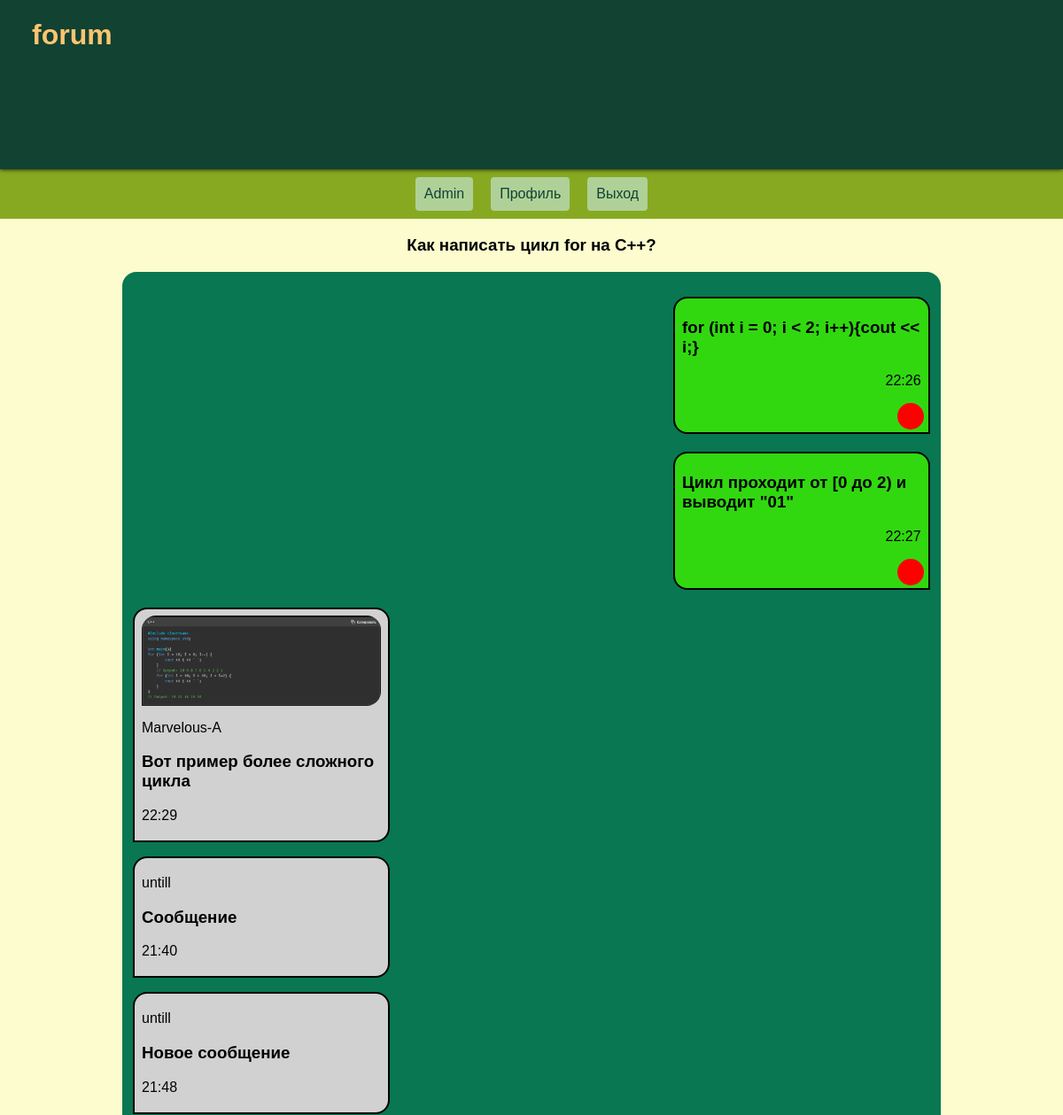
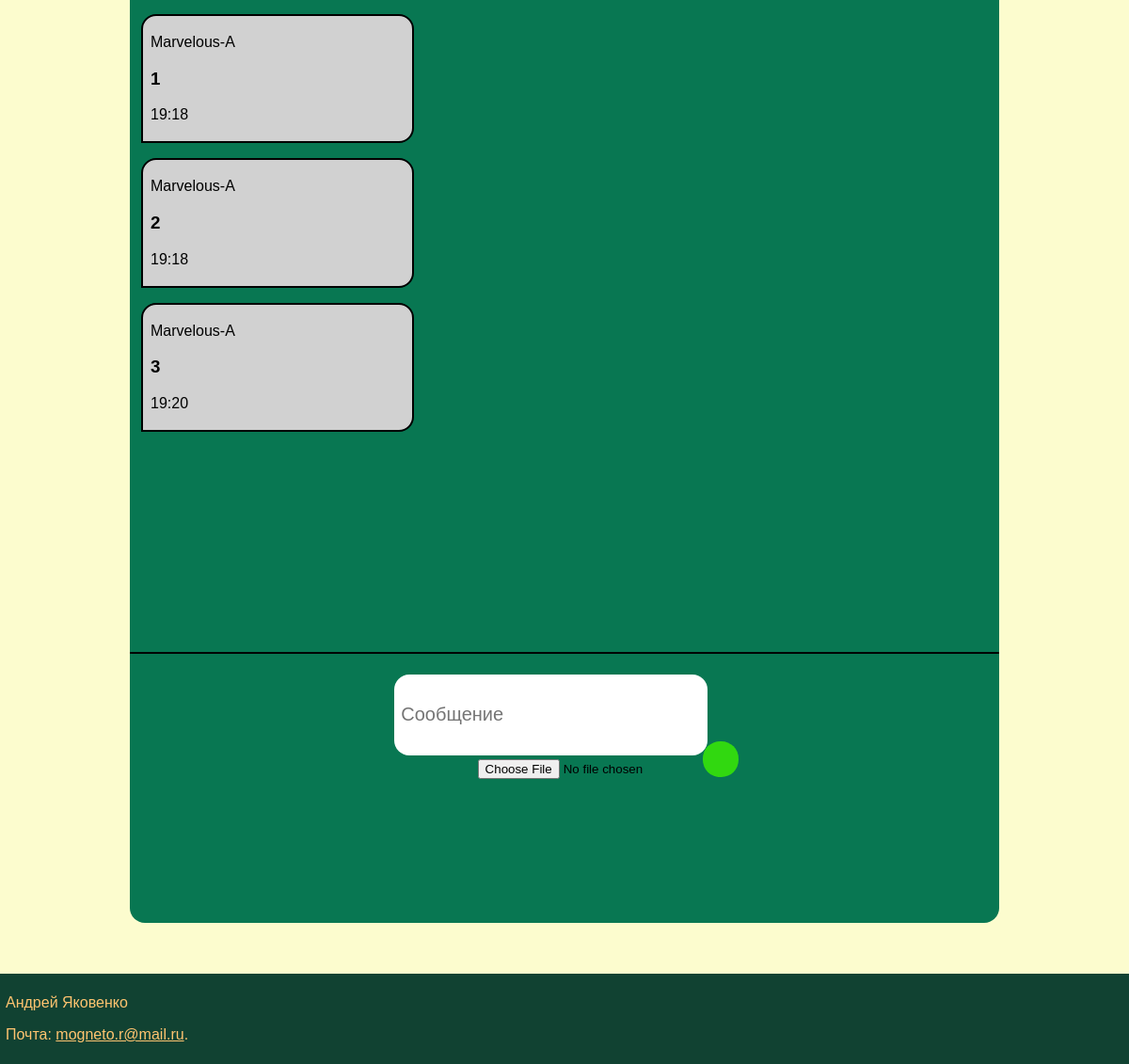
Screenshot of /question_detail/3 (signed in) with the database file from the repository (2 pictures, top to bottom).
### forum/models.py (models this page shows, shortened)
class Chat(models.Model):
    author = models.ForeignKey(User, on_delete=models.CASCADE, blank=True)
    text_question = models.CharField(max_length=70)
    topic = models.ManyToManyField(Topic)

class Message(models.Model):
    author = models.ForeignKey(User, on_delete=models.CASCADE, blank=True)
    text = models.CharField(max_length=500)
    time = models.DateTimeField(auto_now_add=True)
    image = models.ImageField(upload_to='messages/', blank=True)
    question = models.ForeignKey(Chat, on_delete=models.CASCADE, blank=True)

### forum/views.py (the view)
# urls.py: path('question_detail/<int:pk>', views.question_detail, name='question_detail'),
@never_cache
@login_required(login_url='login')
def question_detail(request, pk):
    user = request.user
    question = get_object_or_404(Chat, pk=pk)
    messages = Message.objects.filter(question=question)
    if request.method == 'POST':
        message_form = MessageForm(data=request.POST, files=request.FILES)
        if message_form.is_valid():
            message = message_form.save(commit=False)
            message.author = request.user  # Автоматически устанавливаем автора
            message.question = question         # и тему
            message.save()
            redirect('question_detail', pk=pk)
        else:
            print(message_form.errors)
    else:
        message_form = MessageForm()
    return render(request, 'card/question_detail.html', {'question':question, 'form': message_form, 'messages': messages})

### forum/forms.py
class MessageForm(forms.ModelForm):
    class Meta:
        model = Message
        fields = ('author', 'text', 'image', 'question')

### forum/templates/card/question_detail.html (shortened to what this page needs)
{% extends "card/base.html" %}
{% block content %}
    <div id='topic_head'>
        <h3 id='title_topic'>{{question.text_question}}</h3>
    </div>
    <div id="window">
        {% for message in messages %}
            {% if message.author == user %}
                {% if message.image %}
                    <p>
                        <div class='text_message_user' id="message-{{message.pk}}">
                            <img style="" class='image_message_user' src={{message.image.url}} alt='foto_author'\>
                            <h3>{{message.text}}</h3>
                            <p>{{message.time|date:"H:i"}}</p>
                            <button class='delete_button' onclick="sendDelete({{message.pk}})"></button>
                        </div>
                    </p>
                {% else %}
                    <p>
                        <div class='text_message_user' id="message-{{message.pk}}">
                            <h3>{{message.text}}</h3>
                            <p>{{message.time|date:"H:i"}}</p>
                            <button class='delete_button' onclick="sendDelete({{message.pk}})"></button>
                        </div>
                    </p>
                {% endif %}
            {% else %}
                {% if message.image %}
                    <p>
                        <div class='text_message_interlocutor' id="message-{{message.pk}}">
                            <img class='image_message_interlocutor' src={{message.image.url}} alt='foto_users'\>
                            <p>{{message.author}}</p>
                            <h3>{{message.text}}</h3><p>{{message.time|date:"H:i"}}</p>
                        </div>
                    </p>
                {% else %}
                    <p>
                        <div class='text_message_interlocutor' id="message-{{message.pk}}">
                            <p>{{message.author}}</p>
                            <h3>{{message.text}}</h3><p>{{message.time|date:"H:i"}}</p>
                        </div>
                    </p>
                {% endif %}
            {% endif %}
        {% endfor %}
    </div>
    <div id='text_bar'>
        <div id='text_bar_form'>
            <input id="message_input" type="text" placeholder="Cообщение">
            <input type="file" id="image_input" accept="image/*">
            <button id='text_button' onclick="sendMessage()"></button>
        </div>
    </div>
{% endblock %}

### forum/static/css/base.css (style rules this page uses)
body { min-height: 100vh; width: 100%; background-color: #fcfcce; margin: 0 auto; display: flex; flex-direction: column; font-family: 'Jost', sans-serif; }
#topic_head { width: 40%; text-align: center; left: 0; right: 0; margin: 0 auto; }
#window { height: 85%; width: 75%; left: 0; right: 0; margin: 0 auto; padding: 1%; border-radius: 16px 16px 0px 0px; background-color:#087752; overflow-y: scroll; }
.text_message_user { width: 30%; padding: 3px 8px; border: 2px solid #000000; margin-left: auto; margin-right: 0; background-color: #31d810; border-radius: 16px 16px 0px 16px; margin-bottom: 20px; }
.text_message_user p { width: 15%; margin-left: auto; margin-right: 0; }
.text_message_interlocutor { width: 30%; padding: 3px 8px; border: 2px solid #000000; margin-right: auto; margin-left: 0; border-radius: 16px 16px 16px 0px; background-color: rgb(209, 209, 209); }
.image_message_interlocutor { width: 100%; margin-top: 1.5%; border-radius: 16px 16px 16px 0px; }
.delete_button { height: 30px; width: 30px; background-color: red; border: none; border-radius: 32px; display: block; margin-left: auto; margin-right: 0; position: relative; left: 3px; cursor: pointer; }
#text_bar { height: 15%; width: 77%; left: 0; right: 0; margin: 0 auto; align-items: center; background-color: #087752; border-top: 2px solid #000000; border-radius: 0px 0px 16px 16px; }
#text_bar_form { width: 40%; left: 0; right: 0; margin: 0 auto; margin-top: 2%; }
#message_input { height: 30%; width: 90%; font-size: 20px; padding: 2%; border-radius: 16px; border: none; margin: 1%; }
#image_input { margin-left: 25%; }
#text_button { height: 38px; width: 38px; left: 0; right: 0; margin: 0 auto; float: right; position: relative; bottom: 40px; border: none; border-radius: 48%; background-color: #31d810; background-image: url('/media/for_site/send_icon_183897.png'); cursor: pointer; }

### rows the page displays
Chat: text_question "Как написать цикл for на C++?"
Message: text "for (int i = 0; i < 2; i++){cout << i;}", time "22:26"
Message: text "Цикл проходит от [0 до 2) и выводит \"01\"", time "22:27"
Message: image (picture), author "Marvelous-A", text "Вот пример более сложного цикла", time "22:29"
Message: author "untill", text "Сообщение", time "21:40"
Message: author "untill", text "Новое сообщение", time "21:48"
Message: author "Marvelous-A", text "1", time "19:18"
Message: author "Marvelous-A", text "2", time "19:18"
Message: author "Marvelous-A", text "3", time "19:20"
